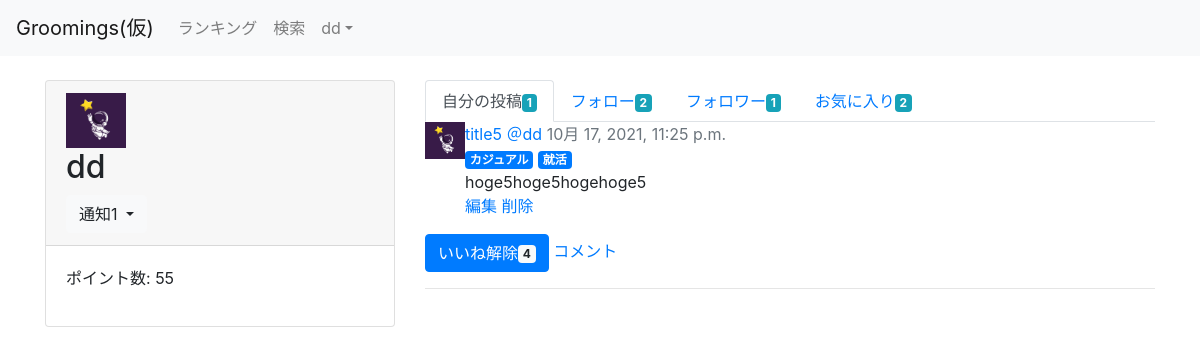
Page /user/5/ (signed in) on the earlier database version.
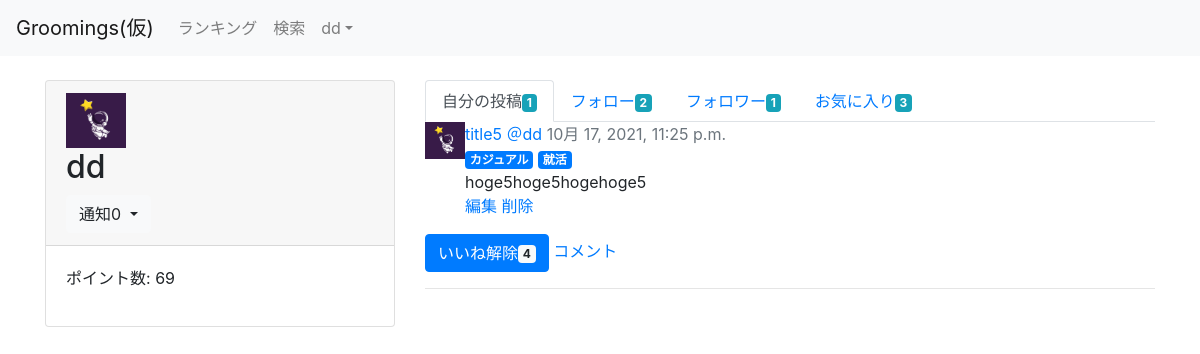
Same page on the later database version.
### groomings/models.py (models this page shows, shortened)
class User(AbstractBaseUser, PermissionsMixin):
    username = models.CharField(max_length=150)
    email = models.EmailField(max_length=255, unique=True)
    image = models.FileField(upload_to='user_image/', null=True, blank=True)
    point = models.IntegerField(default=50, validators=[MinValueValidator(0)])
    follow = models.ManyToManyField(
        'self', blank=True, symmetrical=False, related_name="follower"
    )
    is_active = models.BooleanField(default=True)
    is_staff = models.BooleanField(default=False) # 管理画面にログインできるかどうか
    USERNAME_FIELD = 'email' # このテーブルのレコードを一意に識別
    REQUIRED_FIELDS = ['username'] # スーパーユーザー作成時に入力する(emailとパスワードは必須だからそれ以外で)
    objects = UserManager()
    class Meta:
        db_table = 'user'

### groomings/views.py (the view)
# urls.py: path(r'user/<int:user_id>/', views.user, name = 'user'), # ユーザー個人ページ
@login_required
def user(request, user_id):
    user = User.objects.get(pk=user_id)
    my_follows = request.user.follow.all()
    posts = user.user_post.all()
    notifys = Notify.objects.filter(user=request.user).order_by('-created_at')
    return render(request, 'groomings/user.html', context={"page_owner": user, "my_follows": my_follows, "posts": posts, "notifys": notifys})

### groomings/templatetags/tag_event.py (called while the page is built)
@register.filter(name="count_favo")
def count_favo(post):
    return post.favorite.all().count()

@register.filter(name="count_follow")
def count_follow(user):
    return user.follow.all().count()

@register.filter(name="count_follower")
def count_follwer(user):
    return user.follower.all().count()

@register.filter(name="count_my_post")
def count_my_post(user):
    return user.user_post.all().count()

@register.filter(name="count_my_favo")
def count_my_favo(user):
    return user.user_favo_post.all().count()

@register.filter(name="count_unvisit")
def count_unvisit(notifys):
    return notifys.filter(is_visited=False).count()

### groomings/templates/groomings/user.html (shortened to what this page needs)
{% extends "groomings/_user.html" %}
{% load tag_event %}
{% block posts %}
  <ul class="nav nav-tabs">
    <li class="nav-item"><a href="{% url 'groomings:user' page_owner.id %}" class="nav-link active">自分の投稿<span class="badge badge-info">{{ page_owner | count_my_post }}</span></a></li>
    <li class="nav-item"><a href="{% url 'groomings:followee' page_owner.id %}" class="nav-link">フォロー<span class="badge badge-info">{{ page_owner | count_follow }}</span></a></li>
    <li class="nav-item"><a href="{% url 'groomings:follower' page_owner.id %}" class="nav-link">フォロワー<span class="badge badge-info">{{ page_owner | count_follower }}</span></a></li>
    <li class="nav-item"><a href="{% url 'groomings:user_favo' page_owner.id %}" class="nav-link">お気に入り<span class="badge badge-info">{{ page_owner | count_my_favo }}</span></a></li>
  </ul>
  <ul class="list-unstyled">
    {% for post in posts %}
      <li class="media mb-3 post">
          {% if post.user.image %}
          <img src="{{ post.user.image.url }}" width="40px">
          {% else %}
          <img src="/media/static/default.png" width="40px">
          {% endif %}
          <div class="media-body">
              <a href="{% url 'groomings:post_detail' post.id %}">{{ post.title }}</a>
              <a href="{% url 'groomings:user' post.user.id %}">＠{{ post.user.username }}</a>
              <span class="text-muted">{{ post.created_at }}</span><br>
              {% for tag in post.having_tags.all %}
              <span class="badge badge-primary">{{ tag.name }}</span>
              {% endfor %}
              <div>
                  {{ post.text }}
              </div>
              {% if post.user == request.user %}
              <a href="{% url 'groomings:post_edit' post.id %}">編集</a>
              <a href="{% url 'groomings:post_delete' post.id %}">削除</a>
              {% endif %}
          </div>
      </li>
      {% if request.user.is_authenticated %}
          {% if request.user in post.favorite.all %}
          <a href="{% url 'groomings:favorite' post.id %}" class="btn btn-primary">いいね解除<span class="badge badge-light">{{ post | count_favo }}</span></a>
          {% else %}
          <a href="{% url 'groomings:favorite' post.id %}" class="btn btn-outline-primary">いいね<span class="badge badge-light">{{ post | count_favo }}</span></a>
          {% endif %}
      {% endif %}
      {% if request.user.is_authenticated %}
          <a href = "{% url 'groomings:post_detail' post.id %}">コメント</a>
      {% endif %}
      <hr>
    {% endfor %}
  </ul>
{% endblock %}

### groomings/templates/groomings/_user.html (shortened to what this page needs)
{% extends "groomings/base.html" %}
{% load tag_event %}
{% block content %}
  <div class="row">
    <div class="col-md-4">
      <div class="card">
        <div class="card-header">
          {% if page_owner.image %}
            <img src="{{ page_owner.image.url }}" alt="" width="60px">
          {% else %}
            <img src="/media/static/default.png" alt="" width="60px">
          {% endif %}
          <h2>{{ page_owner.username }}</h2>
          {% if page_owner == request.user %}
            <div class="dropdown notify">
              <button type="button" class="btn btn-light dropdown-toggle" data-toggle="dropdown">
                  通知{{ notifys | count_unvisit }}
              </button>
            </div>
          {% endif %}
        </div>
        <div class="card-body">
          <p>ポイント数: {{ page_owner.point }}</p>
        </div>
      </div>
    </div>
    <div class="col-md-8">
      {% block posts %}{% endblock %}
    </div>
  </div>
{% endblock %}

### groomings/templates/groomings/base.html (shortened to what this page needs)
{% load static %}<!DOCTYPE html>
<html lang="ja">
    <head>
        <link rel="stylesheet" type="text/css" href="{% static 'base.css' %}">
        <link rel="stylesheet" href="https://stackpath.bootstrapcdn.com/bootstrap/4.5.0/css/bootstrap.min.css">
    </head>
    <body>
        <header class="mb-4">
            <nav class="navbar navbar-expand-sm navbar-light bg-light">
                <a href="{% url 'groomings:top' %}" class="navbar-brand">Groomings(仮)</a>
                <div class="collapse navbar-collapse" id="nav-bar">
                    <ul class="navbar-nav">
                        <li class="nav-item"><a href="{% url 'groomings:ranking' %}" class="nav-link">ランキング</a></li>
                        <li class="nav-item"><a href="{% url 'groomings:search' %}" class="nav-link">検索</a></li>
                        <li class="nav-item dropdown">
                            {% if request.user.is_authenticated %}
                            <a href="#" class="nav-link dropdown-toggle" data-toggle="dropdown">{{ request.user.username }}</a>
                            {% else %}
                            <a href="#" class="nav-link dropdown-toggle" data-toggle="dropdown">会員機能</a>
                            <div class="dropdown-menu">
                                <a class="dropdown-item" href="{% url 'groomings:login' %}">ログイン</a>
                                <a class="dropdown-item" href="{% url 'groomings:signup' %}">新規登録</a>
                            </div>
                            {% endif %}
                        </li>
                    </ul>
                </div>
            </nav>
        </header>
        <div class="container">
            {% block content %}{% endblock %}
        </div>
    </body>
</html>

Differences in the rows shown:
changed User "dd": point "55" → "69"; id "2" → "3"
Other differences:
{{ notifys | count_unvisit }}: "1" → "0"
